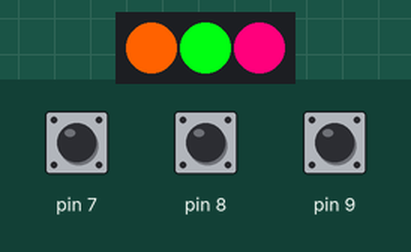
This sketch was run on a simulated Arduino Uno, built with avr-gcc and run on an emulated ATmega328P. Shown: 3 RGB LEDs in strip order, left to right. The inputs (shaded band) are chosen by the test bench; at power-on: pin 7 HIGH, pin 9 HIGH, pin 8 HIGH. The strip is taken to match the declared colour order; the local clock reads 2024-03-15 10:24:30 at power-on unless the sketch sets it; EEPROM starts erased.

Above: at 11.2 s.
11.3 s: pin 7 pulled LOW for 0.15 s
At 12.5 s:
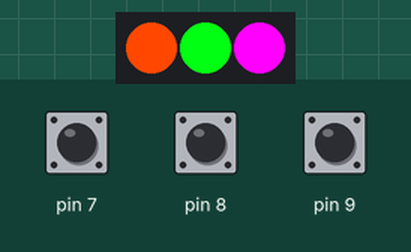
14.4 s: pin 9 pulled LOW for 0.15 s
17.5 s: pin 7 pulled LOW for 1 s
At 19.8 s:
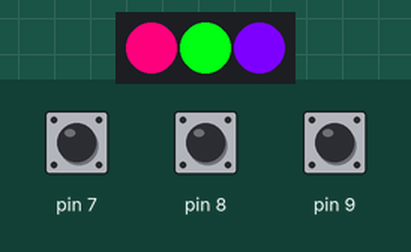
21.5 s: pin 8 pulled LOW for 0.15 s
At 22.5 s:
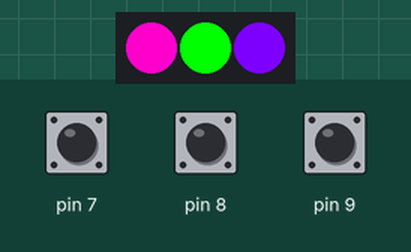
24.6 s: pin 8 pulled LOW for 1 s
At 25.1 s:
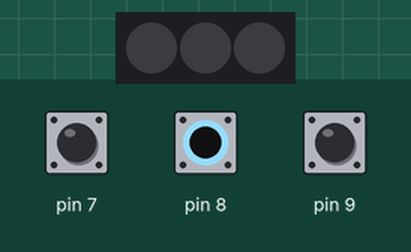
28.6 s: pin 9 pulled LOW for 1 s
At 41.25 s:
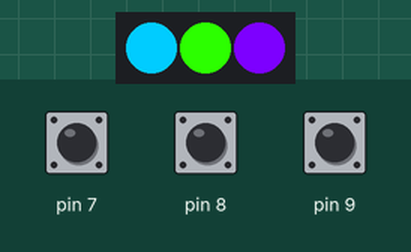
Timing chart, 0 to 41.5 s (numbered marks = the images above; inputs shaded):
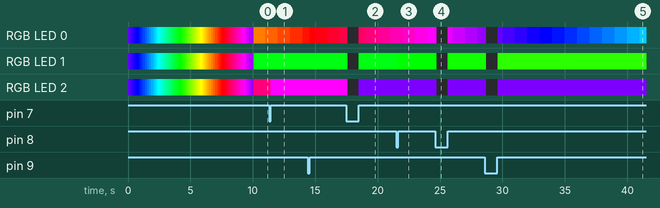

The sketch:

The_Spectacular_Clock_328.ino
```cpp
// The Spectacular Clock
// By: Ryan Jardina - rjardina gmail.com
// Last update 05/24/2025

#include "RTClib.h"                           // Understand RTC (Real Time Clock)
#include <Adafruit_NeoPixel.h>                // Addressable LEDs (control LEDs)
#include <EEPROM.h>                           // Read & write EEPROM (memory)
RTC_DS1307 rtc;                               // Tell RTC library what IC used
#define Pi 3.1415                             // Defines Pi, Duh?!
byte J;
long CAT;                                     // Current Added Time
byte Direction = EEPROM.read(0);              // Read memory & set Direction
byte Brightness = EEPROM.read(1);             //      "      "     Brightness
byte Switch = EEPROM.read(2);                 //      "      "     Switch
byte Shift = EEPROM.read(3);                  //      "      "     Shift
byte Wheel = EEPROM.read(4);                  //      "      "     Wheel
byte Demo = EEPROM.read(5);                   //      "      "     Demo

Adafruit_NeoPixel pixels(3, 6, NEO_RGB + NEO_KHZ800); // number of pixels, pin output, RGB order, bitstream

void motor(byte one, byte two, byte three) {
  byte Digit[] = {one, two, three};
  float Angle[] = {0, .6666, 1.3333};
  if (!Direction) { Angle[1] = 1.3333; Angle[2] = .6666; } // Change Direction
  long RGB[3];
  for (byte Q = 0; Q <= 2; Q++) {
    long X = Digit[Q] + Shift;
    for (byte Phase = 0; Phase <= 2; Phase++) {    // Run loop till Phase > 2
      if (Wheel != 1) {
        RGB[Phase] = 125 + (2 * 400 / Pi) * asin(cos(2 * (Pi / 60) * X + Angle[Phase] * Pi)); }
      if (!Demo && Q == 1) {
        if (Direction) {RGB[Phase] = 22 + (2 * 70 / Pi) * atan(tan(2 * (Pi / 30) * -X));}
         else {RGB[Phase] = 22 + (2 * 70 / Pi) * atan(tan(2 * (Pi / 30) * X));} }
      RGB[Phase] = min(255, max(RGB[Phase], 0)); }      // Make negative number zero & End for
  if (!Wheel && Demo || !Demo && Q == 2) { // Turn 3 phase into RYB output
    long RYB[3];
    X = min(RGB[1], RGB[2]);
    RYB[0] = RGB[0] + RGB[1] - X;
    RYB[1] = RGB[1] + (2 * X);
    RYB[2] = 2 * (RGB[2] - X);
    float I = 255 / float(RYB[0] + RYB[1] + RYB[2]);
    for (X = 0; X <= 2; X++) { RGB[X] = I * RYB[X]; } }
  pixels.setBrightness(Brightness);           // Set brightness to LED
  pixels.setPixelColor(Q, RGB[0], RGB[1], RGB[2]); } // Update color
  pixels.show(); }                            // Update LEDs & End motor

void setup() {
  pixels.begin();                             //   "   neopixel
  rtc.begin();                                //   "   RTC
  for (byte V = 7; V <= 9; V++) { pinMode(V, INPUT_PULLUP); } // Set button X as input w/pullup
  !Demo ? demo() : animation(); }             // if NOT Demo run demo/reset else run animation

void loop() {
  DateTime now = rtc.now();                   // For time updating
  if (now.second() != CAT) {                  // Update clock every second
    if (!Switch) {motor(now.hour() * 5, now.minute(), now.second());}
            else {motor(now.second(), now.minute(), now.hour() * 5);}
    CAT = now.second(); }                     // Add second delay to next update & End if
  if (buttons()) {
    delay(100);
    switch (buttons()) {
      case 1: rtc.adjust(now.unixtime() + 3600); break;                     // Add 1 hour
      case 2: rtc.adjust(now.unixtime() + 60); break;                       // Add 1 min
      case 3: Brightness < 254 ? Brightness += 85 : Brightness = 85; break; // Add 1/3 Brightness
      case 4: rtc.adjust(now.unixtime() + 1);  break;                       // Add 1 second
      case 5: Switch ? Switch = 0 : Switch = 1; break;                      // Switches hour & second LEDs
      case 6: Shift ? Shift = 0 : Shift = now.second(); break;              // Move second's position to top or undo
      case 7: Demo = 0; EEPROM.write(5, Demo); wait(); demo(); break; }     // Put into init
    memory();
    wait(); } }

void animation() {
  top:                                        // Goto label for startup animation
  if (millis() > CAT) {                       //
    J <= 59 ? J++ : J = 0;                    // Start animation & X now Q
    motor(J, J, J);
    CAT = millis() + 166; }                   // Adds .166 millsecond till next color
  if (Demo && J <= 59) {goto top;} }          // Used for startup

void demo() {
  Direction = 0;                              // Default value for Direction
  Brightness = 255;                           //     "       "     Brightness
  Switch = 0;                                 //     "       "     Switch
  Shift = 0;                                  //     "       "     Shift
  Wheel = 0;                                  //     "       "     Wheel
  while (!Demo) {                             // While Demo is not 1
    animation();                              //
    if (buttons()) {                          // if Input NOT 0
      delay(100);                             // For button debouncing
      switch (buttons()) {
        case 1: Wheel = 2; Demo = 1; break;   // Input is 1 Choose RGB color wheel & turn off demo mode
        case 2: J = 0; Direction ? Direction = 0 : Direction = 1; break;   // Change direction
        case 4: Wheel = 0; Demo = 1; break; } //   "      4    "    Y       "          "         "
     wait(); } }                              // Wait for input to stop
  rtc.adjust(DateTime(2000, 1, 1, 0, 0, 0));  // Reset time
  memory(); }                                 // Writes all changes to memory

byte buttons() {
  byte Pressed;
  for (byte V = 0; V <= 2; V++) {bitWrite(Pressed, V, !digitalRead(V + 7));}
  return Pressed; }

void wait() {
  while (buttons()) {                         // Run loop till Input 0
    pixels.clear();                           // Turn LEDs off
    pixels.show();                            // Update LEDs
    CAT = 100; } }                            // Clock update ASAP & End while & wait

void memory() {
  EEPROM.write(0, Direction);                 // Writes Direction to memory
  EEPROM.write(1, Brightness);                //    "   Brightness    "
  EEPROM.write(2, Switch);                    //    "   Switch        "
  EEPROM.write(3, Shift);                     //    "   Shift         "
  EEPROM.write(4, Wheel);                     //    "   Color Wheel   "
  EEPROM.write(5, Demo); }                    //    "   Demo          "
```
